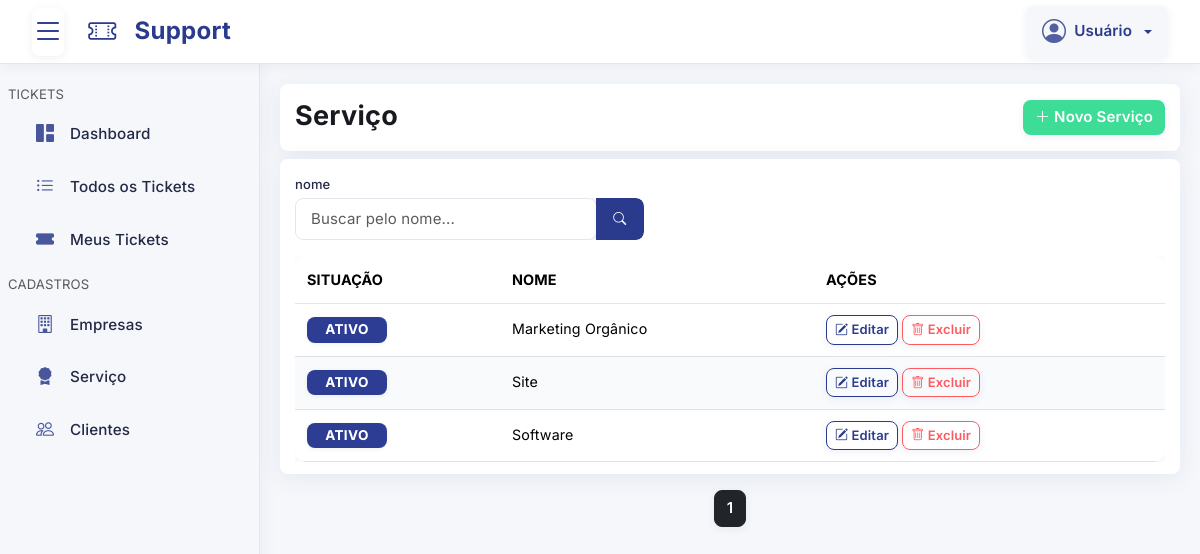
The page /pages/servico/index.php on the database as committed earlier.
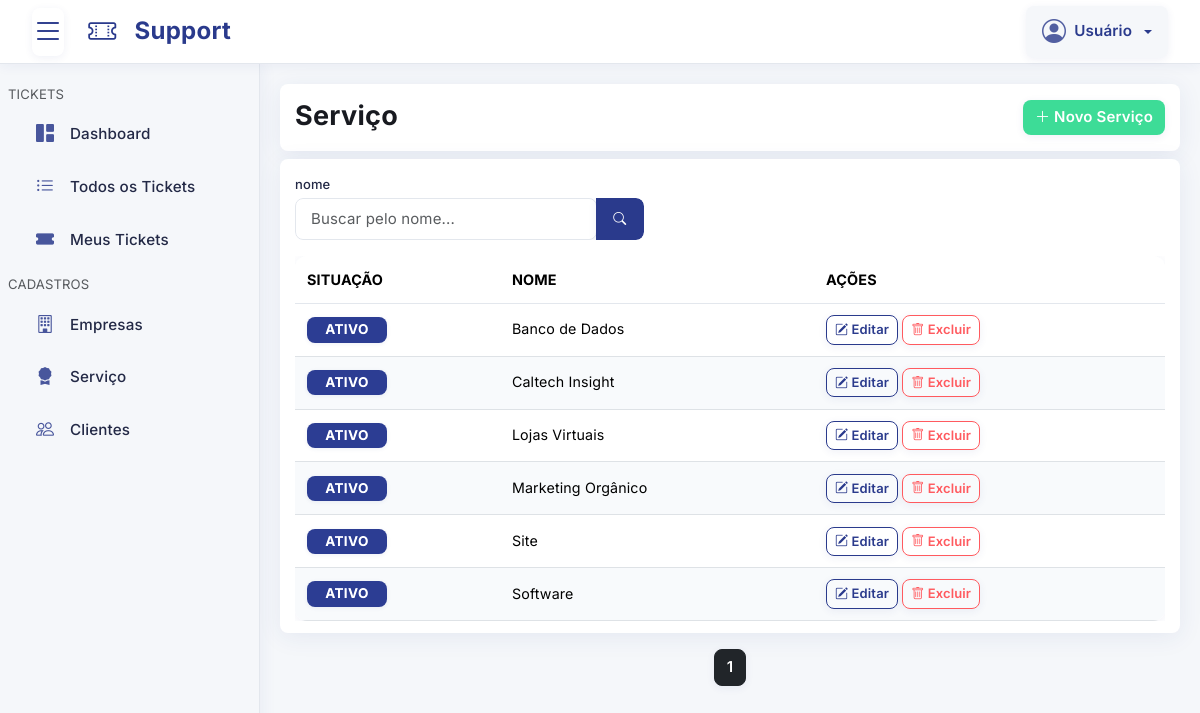
The same page on the database as committed later.
### tables this page shows
CREATE TABLE `servico` (
  `id` int(11) NOT NULL,
  `nome` varchar(255) NOT NULL,
  `situacao` tinyint(1) NOT NULL DEFAULT 1 COMMENT '0 = INATIVO ou 1 = ATIVO',
  `cadastrado` timestamp NULL DEFAULT current_timestamp(),
  `alterado` timestamp NULL DEFAULT current_timestamp() ON UPDATE current_timestamp()
);

### config/Database.php (called while the page is built, shortened)
<?php
class Database
{
    private $host = "localhost";
    private $dbName = "support_ticket_manager";
    private $username = "root";
    private $password = "";
    private $pdo;
    private function connect()
    {
        $dsn = "mysql:host={$this->host};dbname={$this->dbName};";
        try {
            $this->pdo = new PDO(
                $dsn,
                $this->username,
                $this->password,
                array(PDO::MYSQL_ATTR_INIT_COMMAND => "SET NAMES utf8")
            );
            $this->pdo->setAttribute(PDO::ATTR_ERRMODE, PDO::ERRMODE_EXCEPTION);
            $this->pdo->setAttribute(PDO::ATTR_DEFAULT_FETCH_MODE, PDO::FETCH_ASSOC);
        } catch (PDOException $e) {
            $this->error = $e->getMessage();
            die("Erro ao conectar ao banco de dados: {$this->error}");
        }
    }
    public function getConnection()
    {
        try {
            return $this->pdo;
        } catch (PDOException $e) {
            $this->error = $e->getMessage();
            die("Erro ao conectar ao banco de dados: {$this->error}");
        }
    }
}

### config/Servico.php (called while the page is built, shortened)
<?php
class Servico
{
    private $db;
    public function __construct($db)
    {
        $this->db = $db;
    }
    public function index(array $parametros = array())
    {
        try {
            $nome = $parametros["nome"] ?? null;
            $situacao = $parametros["situacao"] ?? null;
            $pagina     = isset($parametros["pagina"]) ? (int)$parametros["pagina"] : 1;
            $limite     = isset($parametros["limite"]) ? (int)$parametros["limite"] : 10;
            $where = array();
            $params = array();
            $query = "SELECT * FROM `servico`";
            $queryCount = "SELECT COUNT(*) as total FROM `servico`";
            $query .= " ORDER BY `nome` ASC";
            $offset = ($pagina - 1) * $limite;
            $query .= " LIMIT $limite OFFSET $offset";
            $stmt = $this->db->prepare($query);
            $stmtCount = $this->db->prepare($queryCount);
            $stmt->execute();
            $stmtCount->execute();
            $resultados = $stmt->fetchAll(PDO::FETCH_OBJ);
            $total = (int)$stmtCount->fetchColumn();
            $paginacao = array(
                "pagina" => $pagina,
                "limite" => $limite,
                "total" => $total,
                "total_paginas" => max(1, (int)ceil($total / $limite))
            );
            return array(
                "resultados" => $resultados,
                "paginacao" => $paginacao
            );
        } catch (\Throwable $th) {
            return array(
                "erro" => $th->getMessage() . " -> " . $th->getLine(),
                "resultados" => [],
                "paginacao" => array(
                    "pagina" => 1,
                    "limite" => 100,
                    "total" => 0,
                    "total_paginas" => 1
                )
            );
        }
    }
}

### pages/servico/index.php (the view, shortened to what the changed rows need)
<?php include("../template/topo.php"); ?>
<?php
$nome = isset($_GET['nome']) ? $_GET['nome'] : NULL;
$pagina = isset($_GET["pagina"]) ? $_GET["pagina"] : 1;
$indexRegistros = $classServico->index([
    "nome" => $nome,
    "pagina" => $pagina,
    "limite" => 15
]);
$registros = $indexRegistros["resultados"];
$paginacao = $indexRegistros["paginacao"];
?>
<header class="sessao">
    <div class="row">
        <div class="col-xl-6 col-lg-6 col-md-6 col-sm-12 col-12 my-1">
            <h1 class="titulo">Serviço</h1>
        </div>
    </div>
</header>
<div class="sessao">
    <?php if (count($registros) == 0): ?>
        <div class="alert alerta-sem-cadastrar text-center py-4" role="alert">
            <div class="mb-3">
                <i class="bi bi-people fs-1"></i>
            </div>
            <h5 class="fw-bold">Nenhum serviço encontrado</h5>
            <p class="mb-0">Confira se os dados estão corretos ou cadastre um novo serviço.</p>
        </div>
    <?php else: ?>
        <div class="table-responsive">
            <table class="table table-hover">
                <thead>
                    <tr>
                        <th>Situação</th>
                        <th>Nome</th>
                        <th>Ações</th>
                    </tr>
                </thead>
                <tbody>
                    <?php foreach ($registros as $registro): ?>
                        <?php if (is_object($registro)): ?>
                            <tr class="<?php echo isset($focu_empresa_id) && $registro->id == $focu_empresa_id ? 'table-active' : ''; ?>">
                                <td>
                                    <?php if (isset($registro->situacao) && $registro->situacao == 1): ?>
                                        <span class="badge status-situacao">Ativo</span>
                                    <?php else: ?>
                                        <span class="badge status-insituacao">Inativo</span>
                                    <?php endif; ?>
                                </td>
                                <td><?php echo isset($registro->nome) ? $registro->nome : "--"; ?></td>
                                <td>
                                    <a href="edicao.php?id=<?php echo $registro->id; ?>" class="btn btn-sm btn-editar">
                                        <i class="bi-pencil-square"></i> Editar
                                    </a>
                                    <button
                                        data-bs-toggle="modal"
                                        data-bs-target="#excluir-<?php echo $registro->id; ?>"
                                        type="button"
                                        class="btn btn-sm btn-excluir">
                                        <i class="bi bi-trash"></i> Excluir
                                    </button>
                                </td>
                            </tr>
                        <?php endif; ?>
                    <?php endforeach; ?>
                </tbody>
            </table>
        </div>
</div>
<?php
        $limite = 2;
        $inicio = ((($pagina - $limite) > 1) ? $pagina - $limite : 1);
        $fim = ((($pagina + $limite) < $paginacao['total_paginas']) ? $pagina + $limite : $paginacao['total_paginas']);
?>
<nav aria-label="Page navigation">
    <ul class="pagination justify-content-center mt-3">
        <?php for ($i = $inicio; $i <= $fim; $i++) : ?>
            <?php if ($i == $paginacao['pagina']): ?>
                <li class="page-item active">
                    <a class="ms-1 me-1 btn btn-dark">
                        <?php echo $i; ?>
                    </a>
                </li>
            <?php endif; ?>
        <?php endfor; ?>
    </ul>
</nav>
<?php endif; ?>
<?php include("../template/rodape.php"); ?>

Rows that differ between the two databases and show on the page:
added servico: situacao "ATIVO", nome "Banco de Dados"
added servico: situacao "ATIVO", nome "Caltech Insight"
added servico: situacao "ATIVO", nome "Lojas Virtuais"
